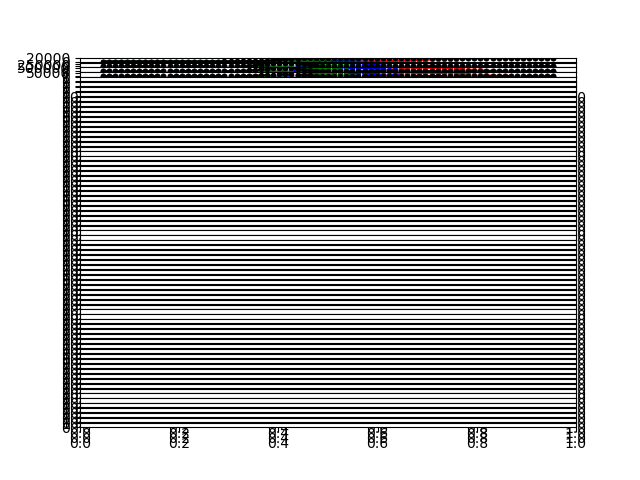

Generate this figure with Python:
#!/usr/bin/env python3

import numpy as np
import itertools as it
import multiprocessing as mp
import time
import itertools as it
from scipy.integrate import odeint
import matplotlib.pyplot as plt

# Import custom functions for optimization
from src.optimization import get_best_fischer_results, get_new_combinations_from_best
from src.solving import factorize_reduced, convert_S_matrix_to_determinant, convert_S_matrix_to_sumeigenval, convert_S_matrix_to_mineigenval, calculate_Fischer_observable
from pool_model_plots import make_nice_plot, make_convergence_plot, make_plots, make_plots_mean, write_in_file
from src.database import convert_fischer_results, generate_new_collection, insert_fischer_dataclasses, drop_all_collections


# System of equation for pool-model and sensitivities
def pool_model_sensitivity(y, t, Q, P, Const):
    (a, b, c) = P
    (Temp,) = Q
    (n0, n_max) = Const
    (n, sa, sb, sc) = y
    return [
        (a*Temp + c) * (n - n0*np.exp(-b*Temp*t))*(1-n/n_max),
        # Derivative dlog(n)/dlog(p)
        # a / n * ( (  Temp    ) * (n -        n0 * np.exp(-b*Temp*t))*(1-n/n_max) + (a*Temp + c) * (1 - 2*n/n_max + n0/n_max * np.exp(-b*Temp*t)) * sa ),
        # b / n * ( (a*Temp + c) * (    n0*t*Temp * np.exp(-b*Temp*t))*(1-n/n_max) + (a*Temp + c) * (1 - 2*n/n_max + n0/n_max * np.exp(-b*Temp*t)) * sb ),
        # c / n * ( (     1    ) * (n -        n0 * np.exp(-b*Temp*t))*(1-n/n_max) + (a*Temp + c) * (1 - 2*n/n_max + n0/n_max * np.exp(-b*Temp*t)) * sc )
        # Derivative dn/dp
        (  Temp    ) * (n -        n0 * np.exp(-b*Temp*t))*(1-n/n_max) + (a*Temp + c) * (1 - 2*n/n_max + n0/n_max * np.exp(-b*Temp*t)) * sa,
        (a*Temp + c) * (    n0*t*Temp * np.exp(-b*Temp*t))*(1-n/n_max) + (a*Temp + c) * (1 - 2*n/n_max + n0/n_max * np.exp(-b*Temp*t)) * sb,
        (     1    ) * (n -        n0 * np.exp(-b*Temp*t))*(1-n/n_max) + (a*Temp + c) * (1 - 2*n/n_max + n0/n_max * np.exp(-b*Temp*t)) * sc
        # Derivative normalized dn/dp * (p/n)
        # a / n_max * (  Temp    ) * (n -        n0 * np.exp(-b*Temp*t))*(1-n/n_max) + (a*Temp + c) * (1 - 2*n/n_max + n0/n_max * np.exp(-b*Temp*t)) * sa,
        # b / n_max * (a*Temp + c) * (    n0*t*Temp * np.exp(-b*Temp*t))*(1-n/n_max) + (a*Temp + c) * (1 - 2*n/n_max + n0/n_max * np.exp(-b*Temp*t)) * sb,
        # c / n_max * (     1    ) * (n -        n0 * np.exp(-b*Temp*t))*(1-n/n_max) + (a*Temp + c) * (1 - 2*n/n_max + n0/n_max * np.exp(-b*Temp*t)) * sc
    ]


def exp_growth(y, t, Q, P, Const):
    '''Implement the ode n' = a*c*(1-b*Temp*n/nmax)'''
    (a, b, c) = P
    a = a*2e6
    (Temp,) = Q
    (n0, nmax) = Const
    (n, sa, sb, sc) = y
    dfdn = - a*c*Temp*b/nmax
    return [
        a*c*Temp*(1-b*n/nmax),
        a / n_max * (  c*Temp*(1-b*n/nmax) + dfdn * sa),
        b / n_max * (a*c*Temp*(    n/nmax) + dfdn * sb),
        c / n_max * (a  *Temp*(1-b*n/nmax) + dfdn * sc)
    ]


def exp_growth_jacobi(y, t, Q, P, Const):
    (a, b, c) = P
    (Temp,) = Q
    (n0, nmax) = Const
    (n, sa, sb, sc) = y
    


def jacobi(y, t, Q, P, Const):
    (n, sa, sb, sc) = y
    (a, b, c) = P
    (Temp,) = Q
    (n0, n_max) = Const
    dfdn = (a*Temp + c) * (1 - 2*n/n_max + n0/n_max * np.exp(-b*Temp*t))
    return np.array([
        [dfdn, 0, 0, 0],
        [(  Temp    ) * (1 - 2*n/n_max + n0/n_max * np.exp(-b*Temp*t)), dfdn, 0, 0],
        [(a*Temp + c) * (  -  n0/n_max * t * Temp * np.exp(-b*Temp*t)), 0, dfdn, 0],
        [(     1    ) * (1 - 2*n/n_max + n0/n_max * np.exp(-b*Temp*t)), 0, 0, dfdn]
    ])


def sorting_key(x):
    '''Contents of x are typically results of calculate_Fischer_determinant (see above)
    Thus x = (obs, times, P, Q_arr, Const, Y0)'''
    #norm = max(x[1].size, 1.0)**0.5
    norm = len(x[2]) * x[1].size
    # norm = 1.0
    seperate_times = 1.0
    for t in x[1]:
        if len(np.unique(t)) != len(t) or len(np.unique(x[3][0])) != len(x[3][0]):
            seperate_times = 0.0
    return x[0] * seperate_times /norm


def get_x(x):
    return x[1].shape[0] * x[3][0].size


def get_y(x):
    return x[0]


def get_S_matrix(ODE_func, y0_t0, times, Q_arr, P, Const, jacobian=None):
    """now we calculate the derivative with respect to the parameters
    The matrix S has the form
    i   -->  index of parameter
    jk  -->  index of kth variable
    t   -->  index of time
    S[i, j1, j2, ..., t] = (dO/dp_i(v_j1, v_j2, v_j3, ..., t))"""
    (y0, t0) = y0_t0
    S = np.zeros((len(P),) + (times.shape[-1],) + tuple(len(x) for x in Q_arr))

    res = []
    # Iterate over all combinations of Q-Values
    for index in it.product(*[range(len(q)) for q in Q_arr]):
        # Store the results of the respective ODE solution
        Q = [Q_arr[i][j] for i, j in enumerate(index)]
        t = times[index]

        # Actually solve the ODE for the selected parameter values
        #r = solve_ivp(ODE_func, [t0, t.max()], y0, method='Radau', t_eval=t,  args=(Q, P, Const), jac=jacobian).y.T[1:,:]
        r = odeint(ODE_func, y0, np.insert(t, 0, t0), args=(Q, P, Const), Dfun=jacobian)
        res.append((t, r, Q))
        r = r.T[1:,1:]

        # Calculate the S-Matrix with the supplied jacobian
        S[(slice(None), slice(None)) + index] = r
    fig, ax = plt.subplots((r.shape[1]))
    cols = ["red", "blue", "green", "black", "orange", "yellow"]
    linestyles = ["-", ":", "--", "-."]
    for i, (t, r, Q) in enumerate(res):
        ax[0].plot(t, r[1:,0], marker=".", label='$n(t)$ for Temperature: {:3.1f}'.format(Q[0]), color=cols[i])
        ax[0].legend()
        for j in range(1,r.shape[1]):
            ax[j].plot(t, r[1:,j], marker=".", label='$\partial\log(n)/\partial\log(p_{})$'.format(j) + ' Temperature: {:3.1f}'.format(Q[0]), color=cols[i], linestyle=linestyles[j])
            ax[j].legend()
    fig.savefig("validation.png")
    # Reshape to 2D Form (len(P),:)
    S = S.reshape((len(P),np.prod(S.shape[1:])))
    return S


if __name__ == "__main__":
    # Define constants for the simulation duration
    n0 = 0.25
    n_max = 2e4
    effort_low = 2
    effort = 11
    effort_max = 20
    Const = (n0, n_max)

    # Define initial parameter guesses
    a = 0.065
    b = 0.01
    c = 1.31

    #2nd choice of parameters:
    #a = 0.0673
    #b = 0.01
    #c = 1.314

    P = (a, b, c)

    # Initial values for complete ODE (with S-Terms)
    y0 = [n0, 0, 0, 0]

    # Define bounds for sampling
    temp_low = 2.0
    temp_high = 16.0
    dtemp = 1.0
    n_temp_max = int((temp_high - temp_low) / dtemp + 1) # effort+1
    temp_total = np.linspace(temp_low, temp_low + dtemp * (n_temp_max - 1) , n_temp_max)

    times_low = 0.0
    times_high = 15.0
    dtimes = 1.0
    n_times_max = int((times_high-times_low) / dtimes + 1) # effort+1
    times_total = np.linspace(times_low, times_low + dtimes * (n_times_max - 1), n_times_max)

    # Initial conditions with initial time
    y0_t0 = (y0, times_low)

    # How often should we choose a sample with same number of temperatures and times
    N_mult = 1000
    # How many optimization runs should we do
    N_opt = 100
    # How many best results should be propagated forward?
    N_best = 20
    # How many new combinations should an old result spawn?
    N_spawn = 10
    # How many processes will be run in parallel
    N_parallel = 46

    # Begin sampling of time and temperature values
    combinations = []

    

    n_times = 75
    n_temps = 4
    temperatures = np.linspace(temp_low, temp_high, n_temps)
    times = np.array([np.linspace(times_low, times_high, n_times) for _ in range(len(temperatures))])

    S = get_S_matrix(pool_model_sensitivity, y0_t0, times, [temperatures], P, Const, jacobian=jacobi)

    # Print the fischer matrix and its eigenvalues and determinant
    F = S.dot(S.T)
    print(F)
    print(np.linalg.eigvals(F))
    print(np.linalg.det(F))
    
    # for n in range(2,201):
    #     temperatures = np.linspace(temp_low, temp_high, n)
    #     times = np.array([np.linspace(times_low, times_high, n) for _ in range(len(temperatures))])
    #     combinations.append((times, [temperatures], P, Const))
    # 
    # p = mp.Pool(N_parallel)
    # fischer_results = p.starmap(
    #     calculate_Fischer_observable,
    #     zip(
    #         combinations,
    #         it.repeat(pool_model_sensitivity),
    #         it.repeat(y0_t0),
    #         it.repeat(jacobi),
    #         it.repeat(convert_S_matrix_to_determinant)
    #     )
    # )
    # 
    # x = p.map(get_x, fischer_results)
    # y = p.map(get_y, fischer_results)
    # 
    # import matplotlib.pyplot as plt
    # 
    # plt.plot(x, y)
    # # plt.ylim(bottom=1e33)
    # # plt.yscale('log')
    # plt.savefig("validation.png")
    # plt.show()